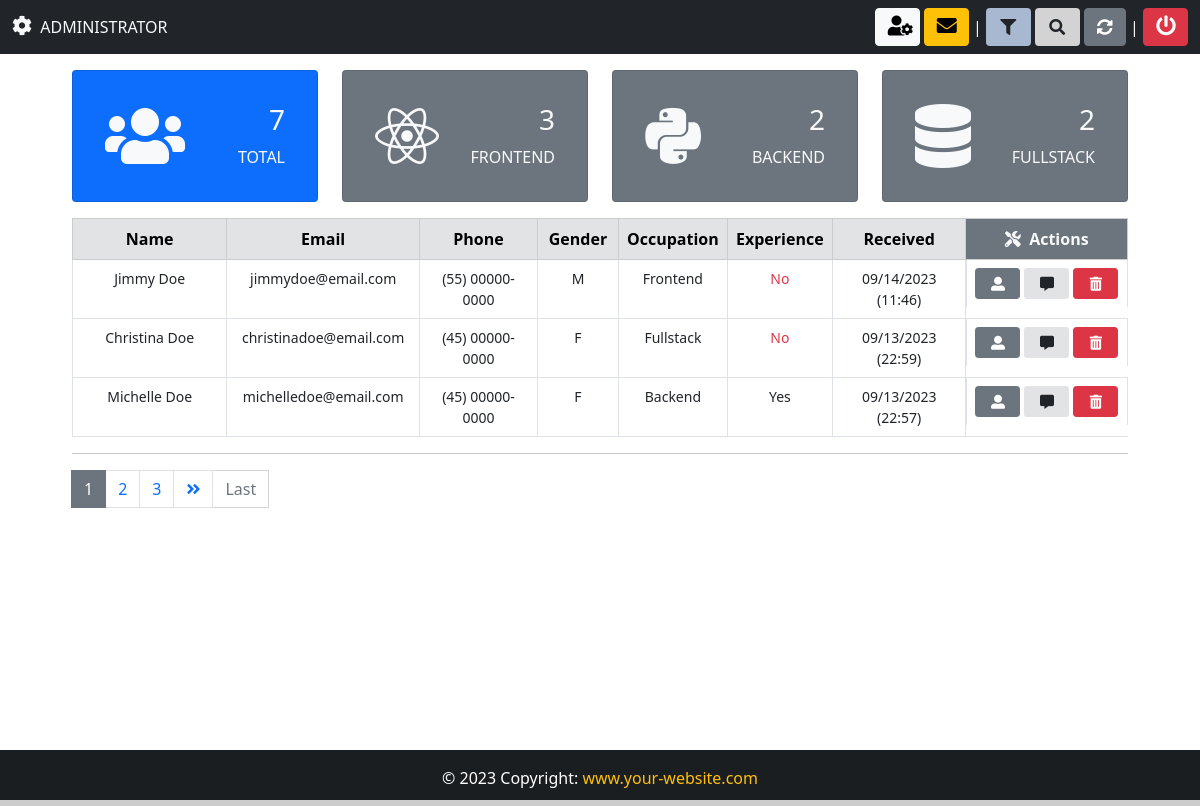
The app's page /backend/ (signed in), older data.
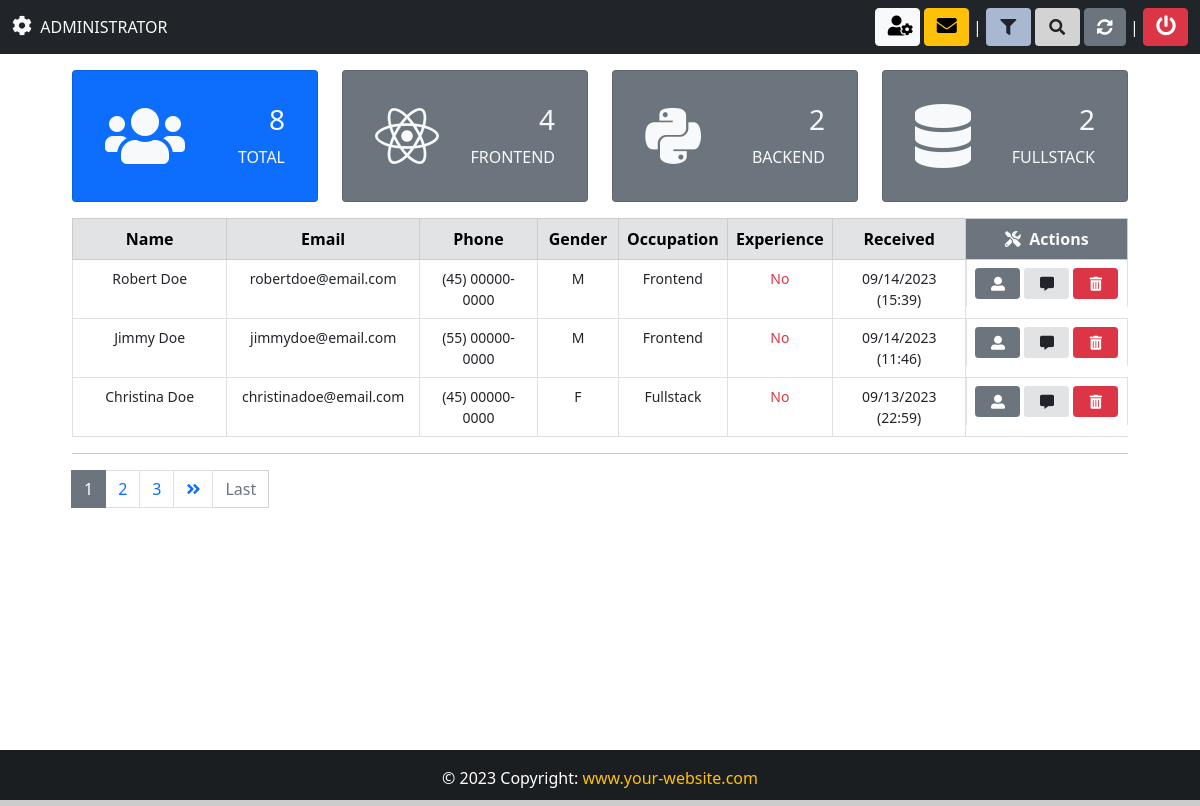
The same page, newer data.
### App/models.py (models this page shows, shortened)
class Candidate(models.Model):
    firstname = models.CharField(max_length=50)
    lastname = models.CharField(max_length=50)
    job = models.CharField(max_length=5, verbose_name="Job Code")
    birth = models.DateField(
        auto_now=False, auto_now_add=False, verbose_name="Birthday"
    )
    phone = models.CharField(max_length=25)
    personality = models.CharField(max_length=50, null=True, choices=PERSONALITY)
    salary = models.CharField(max_length=50, verbose_name="Salary expectation")
    gender = models.CharField(max_length=10)
    experience = models.BooleanField(null=True)
    smoker = models.CharField(max_length=10, choices=SMOKER, default="")
    email = models.EmailField(max_length=50)
    message = models.TextField(verbose_name="Presentation")
    file = models.FileField(upload_to="resume", blank=True, verbose_name="Resume")
    image = models.ImageField(upload_to="photo", blank=True, verbose_name="Photo")
    created_at = models.DateTimeField(auto_now_add=True)
    situation = models.CharField(
        max_length=50, null=True, choices=SITUATION, default="Pending"
    )
    company_note = models.TextField(blank=True)
    frameworks = MultiSelectField(choices=FRAMEWORKS, max_length=50)
    languages = MultiSelectField(choices=LANGUAGES, max_length=50)
    databases = MultiSelectField(choices=DATABASES, max_length=50)
    libraries = MultiSelectField(choices=LIBRARIES, max_length=50)
    mobile = MultiSelectField(choices=MOBILE, max_length=50)
    others = MultiSelectField(choices=OTHERS, max_length=50)
    institution = models.CharField(max_length=50)
    course = models.CharField(max_length=50)
    started_course = models.DateField(auto_now_add=False)
    finished_course = models.DateField(blank=True, null=True, auto_now_add=False)
    about_course = models.TextField()
    status_course = models.CharField(max_length=50, null=True, choices=STATUS_COURSE)
    company = models.CharField(max_length=50)
    position = models.CharField(max_length=50)
    started_job = models.DateField(blank=True, null=True, auto_now_add=False)
    finished_job = models.DateField(blank=True, null=True, auto_now_add=False)
    about_job = models.TextField()
    employed = models.BooleanField(null=True, verbose_name="I am employed")
    remote = models.BooleanField(null=True, verbose_name="I agree to work remotely")
    travel = models.BooleanField(null=True, verbose_name="I'm available for travel")

### App/views.py (the view, shortened to what this page needs)
# urls.py: path("backend/", views.backend, name="backend"),
@login_required(login_url="login")
@cache_control(no_cache=True, must_revalidate=True, no_store=True)
def backend(request):
    if "f" in request.GET:
        f = request.GET["f"]
        all = Candidate.objects.filter(Q(job__iexact=f) | Q(gender__iexact=f)).order_by(
            "-created_at"
        )
    else:
        all = Candidate.objects.all().order_by("-created_at")
    paginator = Paginator(all, 3)
    page = request.GET.get("page")
    all_candidate = paginator.get_page(page)
    total = all.count()
    frontend = all.filter(job="FR-22")
    backend = all.filter(job="BA-10")
    fullstack = all.filter(job="FU-15")
    context = {
        "candidates": all_candidate,
        "total": total,
        "frontend": frontend,
        "backend": backend,
        "fullstack": fullstack,
    }
    return render(request, "backend.html", context)

### App/templates/backend.html (shortened to what the changed rows need)
{% extends "base.html" %}
{% block content %}
<div class="container" style="width: 90%;">
    <div class="mt-3 mb-2">
        {% include "dashboard/dashboard.html" %}
    </div>
    <table class="table table-bordered text-center">
        <thead class="table-secondary">
            <tr>
                <th style="width: 19%;">Name</th>
                <th style="width: 19%;">Email</th>
                <th style="width: 14%;">Phone</th>
                <th style="width: 8%;">Gender</th>
                <th style="width: 10%;">Occupation</th>
                <th style="width: 10%;">Experience</th>
                <th style="width: 15%;">Received</th>
                <th colspan="2" style="width: 5%;" class="bg-secondary text-light">
                    <i class="fa fa-tools"></i>&nbsp;&nbsp;Actions
                </th>
            </tr>
        </thead>
        <tbody style="font-size: 14px;">
            {% for data in candidates %}
            <tr>
                <td id="top-border" label="Name">{{ data.firstname }} {{ data.lastname }}</td>
                <td id="sm-border" label="Email">{{ data.email }}</td>
                <td id="sm-border" label="Phone">{{ data.phone }}</td>
                <td id="sm-border" label="Gender">{{ data.gender }}</td>
                {% if data.job == "FR-22" %}
                    <td id="sm-border" label="Occupation">Frontend</td>
                {% elif data.job == "BA-10" %}
                    <td id="sm-border" label="Occupation">Backend</td>
                {% else %}
                    <td id="sm-border" label="Occupation">Fullstack</td>
                {% endif %}
                {% if data.experience == False %}
                    <td id="sm-border" label="Experience"><span class="text-danger">No</span></td>
                {% else %}
                    <td id="sm-border" label="Experience">Yes</td>
                {% endif %}
                <td id="sm-border" label="Received">{{ data.created_at|date:"m/d/Y (H:i)" }}</td>
                <td class="btn-side">
                    <a href="{% url 'candidate' data.id %}" class="btn btn-secondary my-btn2 btn-sm" title="View candidate">
                        <i class="fas fa-user-alt"></i>
                    </a>
                    <a href="{% url 'chat_candidate' %}" class="btn my-btn2 btn-sm ms-1" title="About candidate" style="background-color: #e2e3e5;">
                        <i class="fas fa-comment-alt"></i>
                    </a>
                    {% if request.user.is_superuser %}
                    <a href="" class="btn btn-danger my-btn2 btn-sm ms-1" title="Delete" data-bs-toggle="modal" data-bs-target="#deleteModal{{ data.pk }}">
                        <i class="fas fa-trash-alt"></i>
                    </a>
                    {% endif %}
                </td>
                {% empty %}
                <td colspan="8">{{ request.GET.q }} <strong class="text-danger">No records found</strong></td>
            </tr>
            {% endfor %}
        </tbody>
    </table>
    <nav>
        {% if candidates.has_other_pages %}
        <ul class="pagination">
            {% for i in candidates.paginator.page_range %}
                {% if candidates.number == i %}
                <li class="page-item active">
                    <span class="page-link">{{ i }}
                    </span>
                </li>
                {% else %}
                <li class="page-item">
                    <a class="page-link" href="?page={{ i }}{% if request.GET.q %}&q={{ request.GET.q }}{% elif request.GET.f %}&f={{ request.GET.f }}{% endif %}">{{ i }}</a>
                </li>
                {% endif %}
            {% endfor %}
        </ul>
        {% endif %}
    </nav>
    <br><br><br>
</div>
{% endblock %}

Row changes from the older to the newer data that the page shows:
no longer on this page (row unchanged): Candidate: firstname "Michelle", lastname "Doe", email "michelledoe@email.com", phone "(45) 00000-0000", gender "F", job "Backend", experience "Yes", created_at "09/13/2023 (22:57)"
added Candidate: firstname "Robert", lastname "Doe", email "robertdoe@email.com", phone "(45) 00000-0000", gender "M", job "Frontend", experience "No", created_at "09/14/2023 (15:39)"
Text that changed along with them:
{{ total }}: "7" → "8"
{{ frontend.count }}: "3" → "4"
